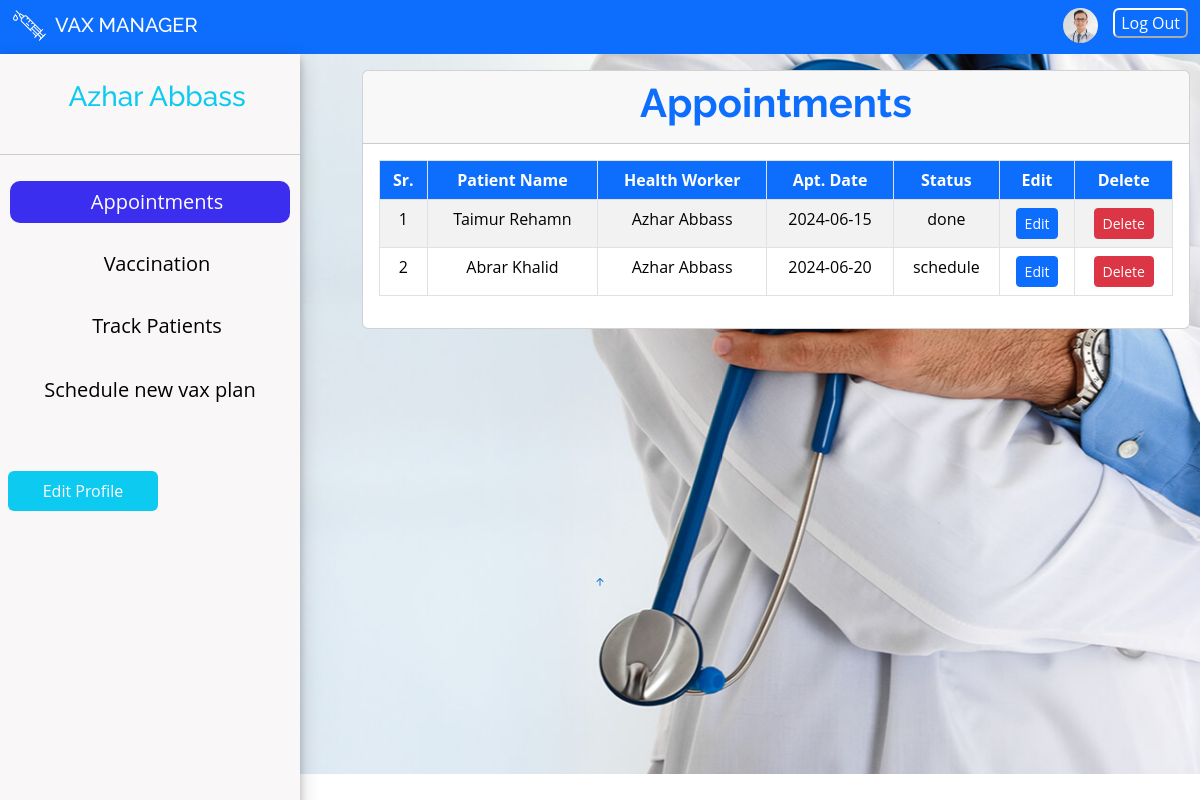
Page /health_worker (signed in) on the committed database.
### tables this page shows
CREATE TABLE `appointments` (
  `id` int(11) NOT NULL,
  `patient_id` int(11) NOT NULL,
  `hw_id` int(11) NOT NULL,
  `apt_Date` date NOT NULL,
  `apt_Status` varchar(255) NOT NULL,
  `created_at` timestamp NOT NULL DEFAULT current_timestamp(),
  `updated_at` timestamp NOT NULL DEFAULT current_timestamp() ON UPDATE current_timestamp(),
  `deleted_at` timestamp NULL DEFAULT NULL
);

CREATE TABLE `users` (
  `id` int(11) NOT NULL,
  `name` varchar(255) NOT NULL,
  `email` varchar(255) NOT NULL,
  `password` varchar(255) NOT NULL,
  `DOB` date NOT NULL,
  `role_id` int(11) NOT NULL,
  `city_id` int(11) NOT NULL,
  `created_at` timestamp NOT NULL DEFAULT current_timestamp(),
  `updated_at` timestamp NOT NULL DEFAULT current_timestamp() ON UPDATE current_timestamp(),
  `deleted_at` timestamp NULL DEFAULT NULL
);

### controllers/health_worker/index.php (called while the page is built, shortened)
<?php
require 'model/getData.php';
$appointments = loadAppoitments();
require 'views/health_worker/index.view.php';

### index.php (called while the page is built, shortened)
<?php
require 'model/Database.php';
require 'core/Router.php';
$router = new Router();
$uri = isset($_GET['url']) ? $_GET['url'] : '/';
$method = $_POST['_method'] ?? $_SERVER['REQUEST_METHOD'];
try {
  $router->route($uri, $method);
} catch (ValidationException $exception) {
  Session::flash('errors', $exception->getErrors());
  Session::flash('old', $exception->getOld());
  $previous_url = $_SERVER['HTTP_REFERER'];
  header("location: $previous_url");
  exit();
}

### model/Database.php (called while the page is built, shortened)
<?php
class Database
{
    public $connection;
    public function __construct(){
        $dsn = 'mysql:host=localhost;dbname=vax_management_system';
        $this->connection = new PDO($dsn,'root', '');
    }
    public function query($query, $params = []){
        $this->statement = $this->connection->prepare($query);
        $this->statement->execute($params);
        return $this->statement;
    }
}

### model/getData.php (called while the page is built, shortened)
<?php
$db = new Database();
try {
    $provinces = $db->query('SELECT * FROM provinces')->fetchAll(PDO::FETCH_ASSOC);
    return $provinces;
} catch (PDOException $e) {
    echo "Database Error: " . $e->getMessage();
    exit();
}
function loadAppoitments(){
    $db = new Database();
    try {
        $appointments = $db->query('SELECT
        appointments.id AS appointment_id,
        patient_user.name AS patient_name,
        health_worker_user.name AS health_worker_name,
        appointments.apt_Date AS appointment_date,
        appointments.apt_Status AS appointment_status
        FROM
        appointments
        JOIN
        patients ON appointments.patient_id = patients.id
        JOIN
        users AS patient_user ON patients.userId = patient_user.id
        JOIN
        health_workers ON appointments.hw_id = health_workers.id
        JOIN
        users AS health_worker_user ON health_workers.userId = health_worker_user.id
        WHERE
        appointments.deleted_at IS NULL;')->fetchAll(PDO::FETCH_ASSOC);
        return $appointments;
        } catch (PDOException $e) {
        echo "Database Error: " . $e->getMessage();
        exit();
        }
 }

### views/health_worker/index.view.php (the view, shortened to what this page needs)
<?php
require 'views/partials/header.php';
require 'views/partials/nav.php';
?>
<section
      id="hero" style="overflow-y: scroll">
    <div class="mySidebar">
    <h3 class="text-info text-center mb-4">
        <?php echo $_SESSION['user']['userName']?>
</h3>
<hr>
      <button class="myActive-button mySidebar-btn " onclick="hwappointment_card()" id="hwappointment">Appointments</button>
      <button class="mySidebar-btn" onclick="hwvaccination_card()" id="hwvaccination">Vaccination</button>
      <button class="mySidebar-btn" onclick="trackPatients_card()" id="trackPatients">Track Patients</button>
      <a
          href="vaccination"
          class="mySidebar-btn text-center text-decoration-none p-2 rounded"
          >Schedule new vax plan</a
        >
      <a
          href="editProfile?id=<?=$_SESSION['user']['curUserId']?>"
          class="bg-info w-50 mt-5 mx-2 text-center text-white text-decoration-none p-2 rounded"
          >Edit Profile</a>
    </div>
 <div class="container" id="myContainer">
      <div class="row mt-2">
        <t class="col">
          <div id="hwappointment_card" class="card mt-2">
            <div class="card-header">
      <h3 class="display-6 fw-bold text-center text-primary">Appointments</h3>
    </div>
    <div class="card-body">
      <table id="table" class="table table-bordered table-striped text-center">
        <thead>
        <tr>
        <th class="bg-primary text-white text-center">Sr.</th>
          <th class="bg-primary text-white text-center">Patient Name</th>
          <th class="bg-primary text-white text-center">Health Worker</th>
          <th class="bg-primary text-white text-center">Apt. Date</th>
          <th class="bg-primary text-white text-center">Status</th>
          <th class="bg-primary text-white text-center">Edit</th>
          <th class="bg-primary text-white text-center">Delete</th>
        </tr>
        </thead>
        <tbody id="appointment_data">
        <?php
              $sn = 1;
              foreach ($appointments as $appointment){
                if($appointment['health_worker_name'] == $_SESSION['user']['userName']){
                ?>
                <tr id="<?=$appointment['appointment_id']?>">
                <td> <?= $sn?></td>
                <td><?= $appointment['patient_name'] ?></td>
                <td><?= $appointment['health_worker_name'] ?></td>
                <td><?= $appointment['appointment_date'] ?></td>
                <td><?= $appointment['appointment_status'] ?></td>
                <td><a href='editAppointment?edit=<?=$appointment['appointment_id']?>' class="btn btn-sm btn-primary">Edit</a></td>
                <td><a href='#' onclick="deleteAptRec(<?=$appointment['appointment_id']?>)" class="btn btn-sm btn-danger">Delete</a></td>
              </tr>
              <?php $sn++; } }
              ?>
        </tbody>
      </table>
    </div>
          </div>
        </div>
      </div>
    </section>
    <?php
require 'views/partials/bottom.php';

### core/Router.php (shortened to what this page needs)
<?php
class Router
{
    protected $routes = [];
    public function add($method, $uri, $controller)
    {
        $this->routes[] = [
            'uri' => $uri,
            'controller' => $controller,
            'method' => $method,
            'middleware' => null
        ];
        return $this;
    }
    public function only($key)
    {
        $this->routes[array_key_last($this->routes)]['middleware'] = $key;
        return $this;
    }
    public function route($uri, $method)
     {
        foreach ($this->routes as $route) {
            if ($route['uri'] == $uri && $route['method'] == strtoupper($method)) {
                return require $route['controller'];
            }
        }
    }
}

### assets/css/style.css (style rules this page uses)
body { font-family: "Open Sans", sans-serif; color: #444444; }
a { color: #1977cc; text-decoration: none; }
h1, h2, h3, h4, h5, h6 { font-family: "Raleway", sans-serif; }
#hero { padding-top: 0; width: 100%; overflow-x: hidden; height: 90vh; background: url("../img/hero-bg.jpg") top center; background-size: cover; margin-bottom: -200px; }
#hero .container { position: relative; }
#hero .mySidebar { margin: 0; padding: 0; width: 300px; background-color: #f9f7f7; box-shadow: 0 4px 8px 0 rgba(0, 0, 0, 0.2), 0 6px 20px 0 rgba(0, 0, 0, 0.19); position: fixed; height: 100%; overflow: auto; display: flex; flex-direction: column; border: none; }
.mySidebar h3 { margin-top: 20px; padding: 6px 16px 0 30px; }
.mySidebar-btn { display: block; color: black; font-size: 20px; padding: 6px 16px 6px 30px; margin: 10px 10px; border-radius: 10px; border: none; text-decoration: none; background-color: transparent; }
.myActive-button { background-color: #3b2eee; color: white; }
#hero #myContainer { margin-left: 350px; padding-right: 300px; }
@media (min-width: 1024px) { #hero { background-attachment: fixed; } }
section { padding: 60px 0; overflow: hidden; }

### rows in the picture
appointments: users.name "Taimur Rehamn", users.name "Azhar Abbass", apt_Date "2024-06-15", apt_Status "done"
appointments: users.name "Abrar Khalid", users.name "Azhar Abbass", apt_Date "2024-06-20", apt_Status "schedule"
